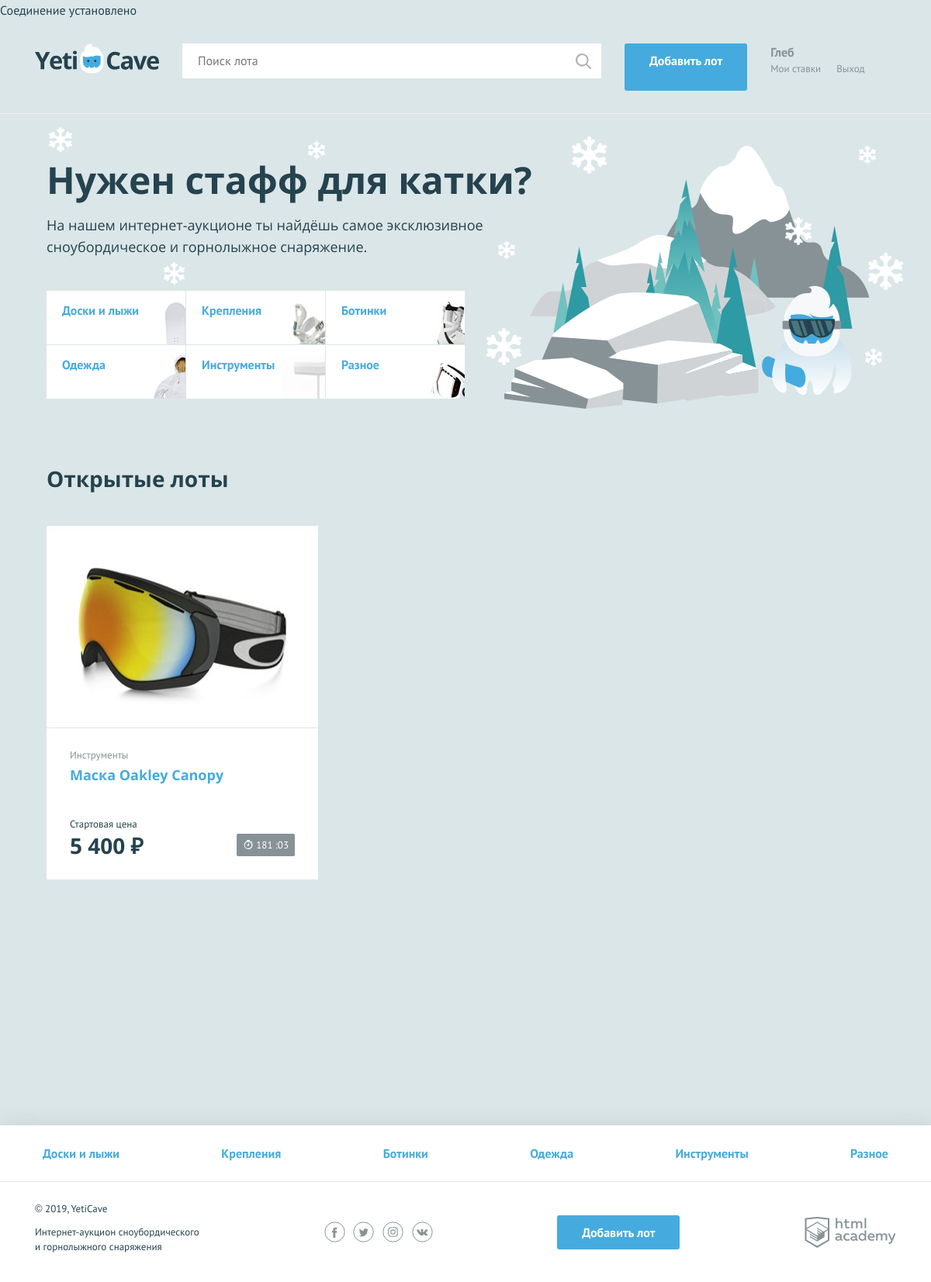
The page / on the database its author committed.
### tables this page shows
CREATE TABLE Category (
  id INT PRIMARY KEY AUTO_INCREMENT,
  name VARCHAR(50) NOT NULL UNIQUE,
  code VARCHAR(50) NOT NULL UNIQUE
);

CREATE TABLE Lot (
 id INT PRIMARY KEY AUTO_INCREMENT,
 creation_date DATETIME NOT NULL DEFAULT CURRENT_TIMESTAMP,
 name VARCHAR(50) NOT NULL,
 description  VARCHAR(255) NOT NULL,
 image VARCHAR(255) NOT NULL,
 end_date DATE NOT NULL,
 start_price INT NOT NULL,
 bidding_step INT NOT NULL,

 author_id INT NOT NULL,
 winner_id INT,
 category_id INT NOT NULL,
 FOREIGN KEY (author_id) REFERENCES User(id) ON DELETE CASCADE,
 FOREIGN KEY (winner_id) REFERENCES User(id) ON DELETE CASCADE,
 FOREIGN KEY (category_id) REFERENCES Category(id) ON DELETE CASCADE
);

### init.php (called while the page is built, shortened)
<?php
$is_auth = rand(0, 1);
$user_name = 'Глеб';
$con = mysqli_connect(HOST, USER, PASSWORD,DATABASE);
mysqli_set_charset($con, 'utf8');
if (!$con){
    printf('Ошибка подключения: ' . mysqli_connect_error());
} else{
    printf('Соединение установлено');
}

### helpers.php (called while the page is built, shortened)
<?php
function include_template($name, array $data = []) {
    $name = 'templates/' . $name;
    extract($data);
    require $name;
    $result = ob_get_clean();
    return $result;
}

### functions.php (called while the page is built, shortened)
<?php
function format(int $price): string {
    return number_format($price, 0, '.', ' ').' ₽';
}
function lastTime(string $dateEnd) : array{
    $currentDate = time();
    $endDate = strtotime($dateEnd.'+ 1 day'.'+ 1 minute');
    $COUNT_SECONDS = 3600;
    $COUNT_MINUTES = 60;
    $hours = str_pad(floor(($endDate - $currentDate)/ $COUNT_SECONDS), 2, "0", STR_PAD_LEFT);
    $minutes = str_pad(floor((($endDate - $currentDate)% $COUNT_SECONDS)/$COUNT_MINUTES), 2, "0", STR_PAD_LEFT);
    return [$hours, $minutes];
}
function getNewLots(mysqli $con): array{
    $sql = "SELECT
    l.name,
    l.start_price,
    l.image,
    c.name AS categoryName,
    l.end_date
FROM Lot AS l
    INNER JOIN Category AS c ON l.category_id = c.id
WHERE l.end_date > CURRENT_DATE
ORDER BY l.creation_date DESC";
    return mysqli_fetch_all(mysqli_query($con, $sql), MYSQLI_ASSOC);
}
function getCategories(mysqli $con): array{
    $sql = "SELECT * FROM Category";
    return mysqli_fetch_all(mysqli_query($con, $sql), MYSQLI_ASSOC);
}

### templates/main.php (the view)
<main class="container">
    <section class="promo">
        <h2 class="promo__title">Нужен стафф для катки?</h2>
        <p class="promo__text">На нашем интернет-аукционе ты найдёшь самое эксклюзивное сноубордическое и горнолыжное снаряжение.</p>
        <ul class="promo__list">
            <?php foreach ($categories as $item): ?>
                <li class="promo__item promo__item--<?=htmlspecialchars($item['code'])?>">
                    <a class="promo__link" href="pages/all-lots.html"><?=htmlspecialchars($item['name'])?></a>
                </li>
            <?php endforeach;?>
        </ul>
    </section>
    <section class="lots">
        <div class="lots__header">
            <h2>Открытые лоты</h2>
        </div>
        <ul class="lots__list">
            <?php foreach ($lots as $item): ?>
                <li class="lots__item lot">
                    <div class="lot__image">
                        <img src="<?= htmlspecialchars($item['image']) ?>" width="350" height="260" alt="">
                    </div>
                    <div class="lot__info">
                        <span class="lot__category"><?= htmlspecialchars($item['categoryName']) ?></span>
                        <h3 class="lot__title"><a class="text-link" href="pages/lot.html"><?= htmlspecialchars($item['name']) ?></a></h3>
                        <div class="lot__state">
                            <div class="lot__rate">
                                <span class="lot__amount">Стартовая цена</span>
                                <span class="lot__cost"><?= htmlspecialchars(format($item['start_price'])) ?></span>
                            </div>
                            <?php $time = lastTime($item['end_date']); ?>
                            <div class="lot__timer timer <?php if (intval($time[0]) < 1): ?>timer--finishing<?php endif?>">
                                <?= "$time[0] :$time[1]"?>
                            </div>
                        </div>
                    </div>
                </li>
            <?php endforeach;?>
        </ul>
    </section>
</main>

### templates/layout.php (shortened to what this page needs)
<!DOCTYPE html>
<html lang="ru">
<head>
    <link href="../css/normalize.min.css" rel="stylesheet">
    <link href="../css/style.css" rel="stylesheet">
</head>
<body>
<div class="page-wrapper">
    <header class="main-header">
        <div class="main-header__container container">
            <a class="main-header__logo">
                <img src="../img/logo.svg" width="160" height="39" alt="Логотип компании YetiCave">
            </a>
            <form class="main-header__search" method="get" action="https://echo.htmlacademy.ru" autocomplete="off">
                <input type="search" name="search" placeholder="Поиск лота">
                <input class="main-header__search-btn" type="submit" name="find" value="Найти">
            </form>
            <a class="main-header__add-lot button" href="pages/add-lot.html">Добавить лот</a>
            <nav class="user-menu">
                <?php if ($is_auth === 1): ?>
                    <div class="user-menu__logged">
                        <p><?=$user_name?></p>
                        <a class="user-menu__bets" href="pages/my-bets.html">Мои ставки</a>
                        <a class="user-menu__logout" href="#">Выход</a>
                    </div>
                <?php endif;?>
            </nav>
        </div>
    </header>
    <main class="container">
        <?= $main ?>
    </main>
</div>
<footer class="main-footer">
    <nav class="nav">
        <ul class="nav__list container">
            <?php foreach ($categories as $item): ?>
                <li class="nav__item">
                    <a href="pages/all-lots.html"><?= htmlspecialchars($item['name']) ?></a>
                </li>
            <?php endforeach;?>
        </ul>
    </nav>
    <div class="main-footer__bottom container">
        <div class="main-footer__copyright">
            <p>© 2019, YetiCave</p>
            <p>Интернет-аукцион сноубордического и горнолыжного снаряжения</p>
        </div>
        <div class="main-footer__social social">
            <a class="social__link social__link--facebook" href="#">
            </a>
            <a class="social__link social__link--twitter" href="#">
            </a>
            <a class="social__link social__link--instagram" href="#">
            </a>
            <a class="social__link social__link--vkontakte" href="#">
            </a>
        </div>
        <a class="main-footer__add-lot button" href="add-lot.html">Добавить лот</a>
        <div class="main-footer__developed-by">
            <a class="logo-academy" href="https://htmlacademy.ru/intensive/php">
            </a>
        </div>
    </div>
</footer>
</body>
</html>

### index.php
<?php
require_once ('helpers.php');
require_once ('init.php');
require_once ('functions.php');
$lots = getNewLots($con);
$categories = getCategories($con);
$main = include_template('main.php', [
    'lots'=> $lots,
    'categories'=> $categories,
]);
$layout = include_template('layout.php', [
    'main'=> $main,
    'is_auth'=> $is_auth,
    'user_name'=> $user_name,
    'title'=> 'Главная',
    'categories'=> $categories,
]);
print($layout);

### rows shown on the page
category: name "Доски и лыжи"
category: name "Крепления"
category: name "Ботинки"
category: name "Одежда"
category: name "Инструменты"
category: name "Разное"
lot: image (picture), category.name "Инструменты", name "Маска Oakley Canopy", start_price "5 400 ₽", end_date "181", end_date "03"

### other values the page prints
$user_name "Глеб"
